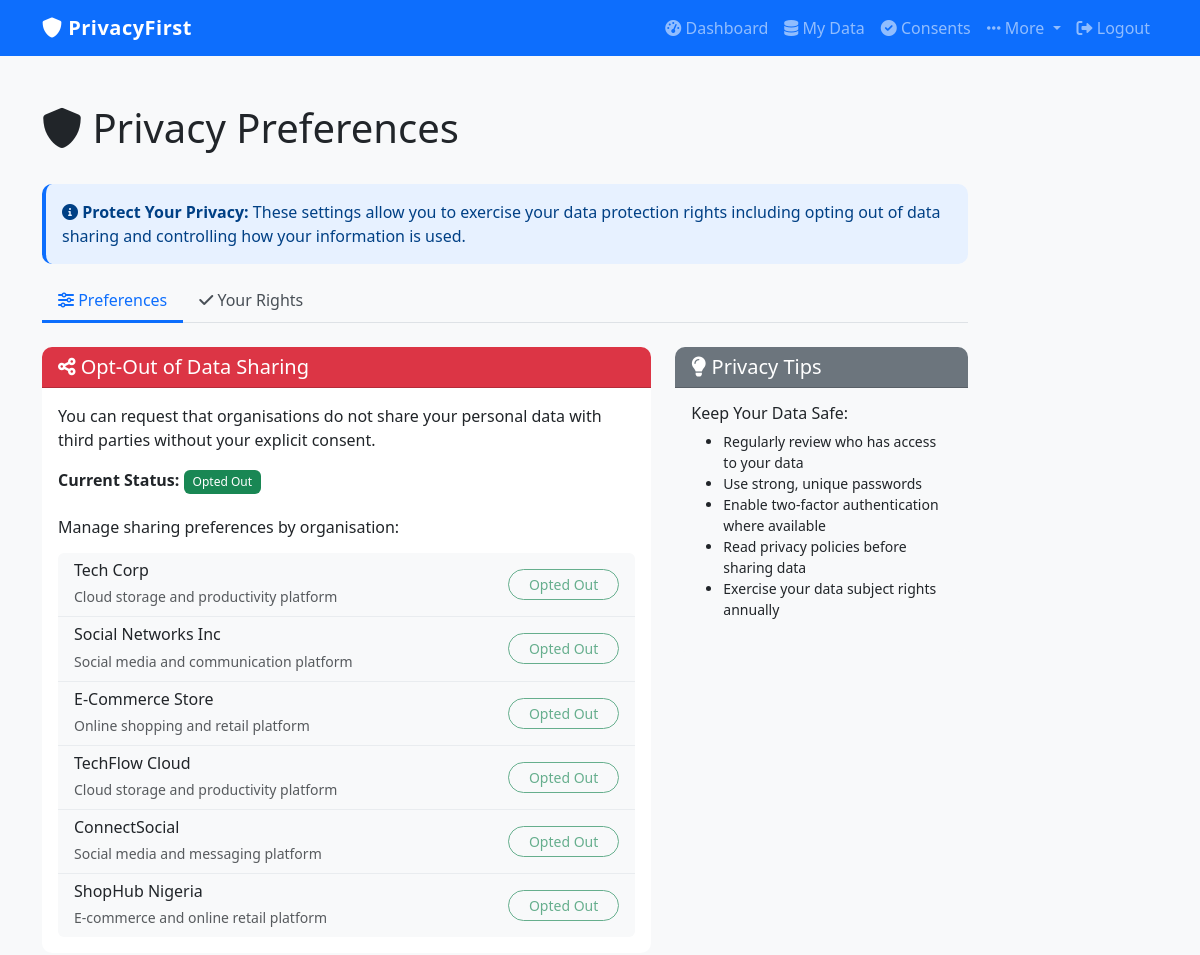
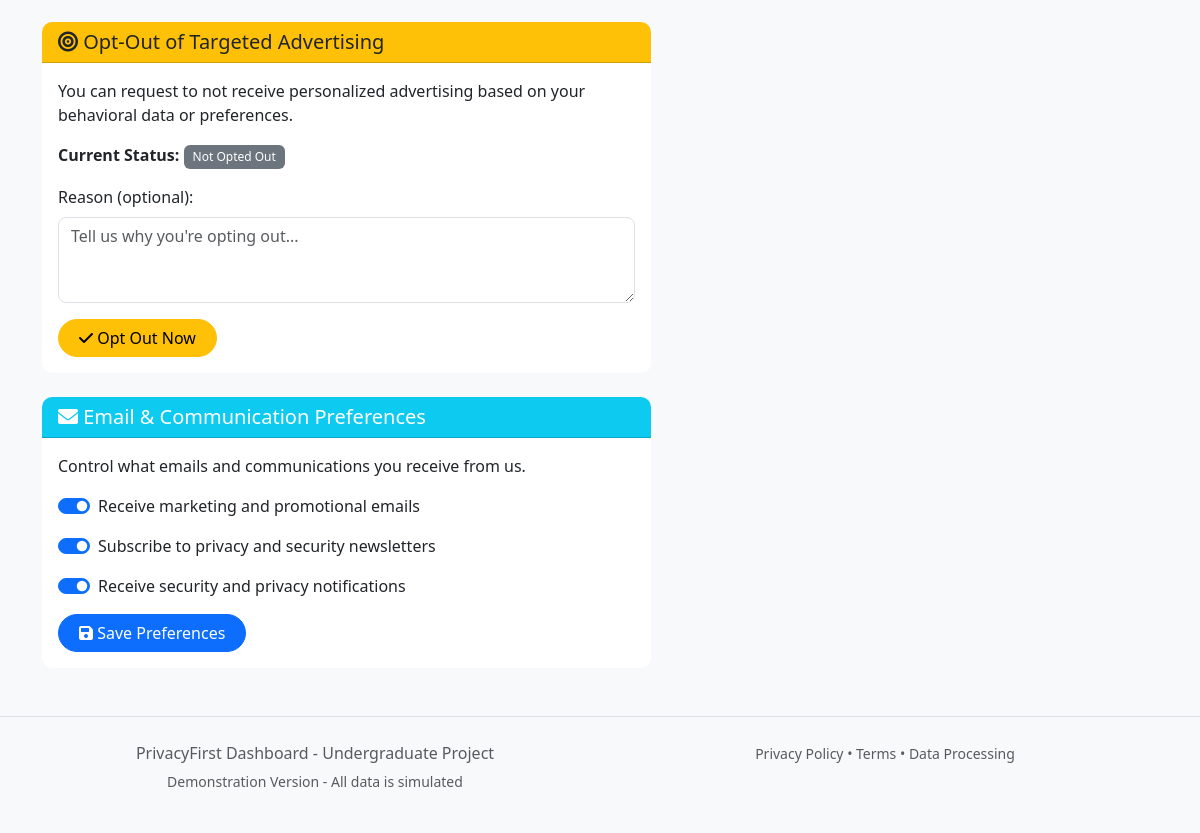
The page /privacy-preferences (signed in) on the database its author committed (2 pictures, top to bottom).
### database.py (models this page shows)
class Organisation(db.Model):
    id = db.Column(db.Integer, primary_key=True)
    name = db.Column(db.String(100), nullable=False)
    description = db.Column(db.String(500))
    logo = db.Column(db.String(200))  # emoji or icon name
    data_sources = db.relationship('DataSource', backref='organisation', lazy=True)

### app.py (the view)
@app.route('/privacy-preferences')
@login_required
def privacy_preferences():
    opt_outs = CCPAOptOut.query.filter_by(user_id=current_user.id).all()
    opt_out_types = {opt.opt_out_type for opt in opt_outs}
    organisations = Organisation.query.all()
    log_audit("view_privacy_preferences", "privacy", details="Viewed privacy preferences")
    return render_template('privacy_preferences.html',
                         opt_out_types=opt_out_types,
                         all_opt_outs=opt_outs,
                         organisations=organisations)

### app.py (called while the page is built)
@login_manager.user_loader
def load_user(user_id):
    return User.query.get(int(user_id))

def log_audit(action, resource_type, resource_id=None, details="", status="success"):
    try:
        ip_address = request.remote_addr if request else None
        audit_log = AuditLog(
            user_id=current_user.id if current_user.is_authenticated else None,
            action=action,
            resource_type=resource_type,
            resource_id=resource_id,
            details=details,
            ip_address=ip_address,
            status=status
        )
        db.session.add(audit_log)
        db.session.commit()
    except Exception as e:
        print(f"[AUDIT LOG ERROR] {e}")

### templates/privacy_preferences.html (shortened to what this page needs)
{% extends "base.html" %}
{% block content %}
<div class="container mt-5">
    <div class="row">
        <div class="col-lg-10">
            <div class="d-flex align-items-center mb-4">
                <h1>
                    <i class="fas fa-shield-alt"></i> Privacy Preferences
                </h1>
            </div>
            <div class="alert alert-info">
                <i class="fas fa-info-circle"></i>
                <strong>Protect Your Privacy:</strong>
                These settings allow you to exercise your data protection rights including opting out of data sharing and controlling how your information is used.
            </div>
            <ul class="nav nav-tabs mb-4" role="tablist">
                <li class="nav-item" role="presentation">
                    <button class="nav-link active" id="prefs-tab" data-bs-toggle="tab" data-bs-target="#prefs-content" type="button">
                        <i class="fas fa-sliders-h"></i> Preferences
                    </button>
                </li>
                <li class="nav-item" role="presentation">
                    <button class="nav-link" id="rights-tab" data-bs-toggle="tab" data-bs-target="#rights-content" type="button">
                        <i class="fas fa-check"></i> Your Rights
                    </button>
                </li>
            </ul>
            <div class="tab-content">
                <div class="tab-pane fade show active" id="prefs-content" role="tabpanel">
                    <div class="row">
                        <div class="col-lg-8">
                            <div class="card mb-4">
                                <div class="card-header bg-danger text-white">
                                    <h5 class="mb-0"><i class="fas fa-share-alt"></i> Opt-Out of Data Sharing</h5>
                                </div>
                                <div class="card-body">
                                    <p>You can request that organisations do not share your personal data with third parties without your explicit consent.</p>
                                    <p class="mb-3"><strong>Current Status:</strong>
                                        {% if 'sharing' in opt_out_types %}
                                            <span class="badge bg-success">Opted Out</span>
                                        {% else %}
                                            <span class="badge bg-secondary">Not Opted Out</span>
                                        {% endif %}
                                    </p>
                                    {% if organisations %}
                                        <h6 class="mt-4">Manage sharing preferences by organisation:</h6>
                                        <div class="list-group mt-3">
                                            {% for org in organisations %}
                                                <div class="list-group-item">
                                                    <div class="d-flex justify-content-between align-items-center">
                                                        <div>
                                                            <h6 class="mb-1">{{ org.name }}</h6>
                                                            <small class="text-muted">{{ org.description }}</small>
                                                        </div>
                                                        <form method="POST" class="d-inline">
                                                            {% if 'sharing' not in opt_out_types %}
                                                                <button type="submit" formaction="{{ url_for('privacy_opt_out', opt_type='sharing') }}" class="btn btn-sm btn-outline-danger" name="organisation_id" value="{{ org.id }}">
                                                                    Opt Out
                                                                </button>
                                                            {% else %}
                                                                <button type="submit" formaction="{{ url_for('privacy_opt_in', opt_out_id=1) }}" class="btn btn-sm btn-outline-success" disabled>
                                                                    Opted Out
                                                                </button>
                                                            {% endif %}
                                                        </form>
                                                    </div>
                                                </div>
                                            {% endfor %}
                                        </div>
                                    {% else %}
                                        <p class="text-muted mt-3">No organisations connected yet.</p>
                                    {% endif %}
                                </div>
                            </div>
                            <div class="card mb-4">
                                <div class="card-header bg-warning text-dark">
                                    <h5 class="mb-0"><i class="fas fa-bullseye"></i> Opt-Out of Targeted Advertising</h5>
                                </div>
                                <div class="card-body">
                                    <p>You can request to not receive personalized advertising based on your behavioral data or preferences.</p>
                                    <p class="mb-3"><strong>Current Status:</strong>
                                        {% if 'targeted_advertising' in opt_out_types %}
                                            <span class="badge bg-success">Opted Out</span>
                                        {% else %}
                                            <span class="badge bg-secondary">Not Opted Out</span>
                                        {% endif %}
                                    </p>
                                    <form method="POST" action="{{ url_for('privacy_opt_out', opt_type='targeted_advertising') }}" class="mt-3">
                                        <div class="form-group mb-3">
                                            <label for="reason" class="form-label">Reason (optional):</label>
                                            <textarea class="form-control" id="reason" name="reason" rows="3" placeholder="Tell us why you're opting out..."></textarea>
                                        </div>
                                        {% if 'targeted_advertising' not in opt_out_types %}
                                            <button type="submit" class="btn btn-warning">
                                                <i class="fas fa-check"></i> Opt Out Now
                                            </button>
                                        {% else %}
                                            <button type="button" class="btn btn-warning" disabled>
                                                <i class="fas fa-check"></i> Already Opted Out
                                            </button>
                                        {% endif %}
                                    </form>
                                </div>
                            </div>
                            <div class="card">
                                <div class="card-header bg-info text-white">
                                    <h5 class="mb-0"><i class="fas fa-envelope"></i> Email & Communication Preferences</h5>
                                </div>
                                <div class="card-body">
                                    <p>Control what emails and communications you receive from us.</p>
                                    <div class="form-check form-switch mb-3">
                                        <input class="form-check-input" type="checkbox" id="marketing" checked>
                                        <label class="form-check-label" for="marketing">
                                            Receive marketing and promotional emails
                                        </label>
                                    </div>
                                    <div class="form-check form-switch mb-3">
                                        <input class="form-check-input" type="checkbox" id="newsletter" checked>
                                        <label class="form-check-label" for="newsletter">
                                            Subscribe to privacy and security newsletters
                                        </label>
                                    </div>
                                    <div class="form-check form-switch mb-3">
                                        <input class="form-check-input" type="checkbox" id="notifications" checked>
                                        <label class="form-check-label" for="notifications">
                                            Receive security and privacy notifications
                                        </label>
                                    </div>
                                    <button class="btn btn-primary" onclick="alert('Email preferences saved!')">
                                        <i class="fas fa-save"></i> Save Preferences
                                    </button>
                                </div>
                            </div>
                        </div>
                        <div class="col-lg-4">
                            <div class="card bg-light">
                                <div class="card-header bg-secondary text-white">
                                    <h5 class="mb-0"><i class="fas fa-lightbulb"></i> Privacy Tips</h5>
                                </div>
                                <div class="card-body">
                                    <h6>Keep Your Data Safe:</h6>
                                    <ul class="small">
                                        <li>Regularly review who has access to your data</li>
                                        <li>Use strong, unique passwords</li>
                                        <li>Enable two-factor authentication where available</li>
                                        <li>Read privacy policies before sharing data</li>
                                        <li>Exercise your data subject rights annually</li>
                                    </ul>
                                </div>
                            </div>
                        </div>
                    </div>
                </div>
            </div>
        </div>
    </div>
</div>
{% endblock %}

### static/style.css (style rules this page uses)
body { background-color: #f8f9fa; font-family: 'Segoe UI', Tahoma, Geneva, Verdana, sans-serif; }
.card { border-radius: 10px; border: none; transition: transform 0.2s; }
.btn { border-radius: 25px; padding-left: 20px; padding-right: 20px; }
.alert { border-radius: 10px; border: none; }
.badge { font-weight: 500; padding: 0.5em 0.75em; }
.form-control, .form-select { border-radius: 8px; border: 1px solid #dee2e6; transition: border-color 0.2s; }
.nav-tabs .nav-link { color: #495057; border: none; border-bottom: 3px solid transparent; font-weight: 500; }
.nav-tabs .nav-link.active { background-color: transparent; border-bottom-color: #0d6efd; color: #0d6efd; }
.card-header { border-radius: 10px 10px 0 0 !important; }
.list-group-item { border: none; border-bottom: 1px solid #e9ecef; background-color: #f8f9fa; }
.list-group-item:last-child { border-bottom: none; }
.alert { border-left: 4px solid; }
.alert-info { border-left-color: #0d6efd; background-color: #e7f1ff; color: #004085; }

### rows shown on the page
Organisation: name "Tech Corp", description "Cloud storage and productivity platform"
Organisation: name "Social Networks Inc", description "Social media and communication platform"
Organisation: name "E-Commerce Store", description "Online shopping and retail platform"
Organisation: name "TechFlow Cloud", description "Cloud storage and productivity platform"
Organisation: name "ConnectSocial", description "Social media and messaging platform"
Organisation: name "ShopHub Nigeria", description "E-commerce and online retail platform"
